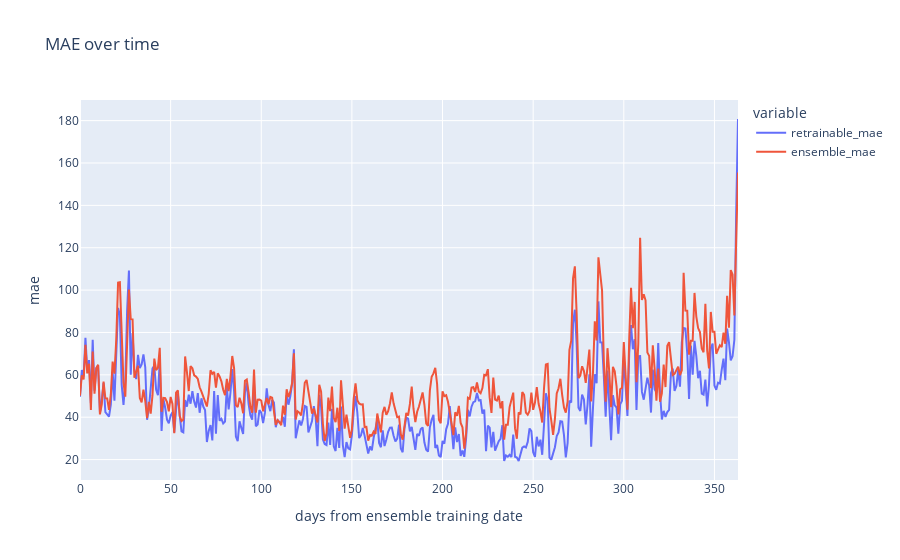

The notebook cell saved with this chart:
### Code cell
import plotly.express as px

px.line(maes_df, title='MAE over time', labels={'index':'days from ensemble training date', 'value':'mae'})

### Figure 1 — Plotly figure (JSON) as saved in the notebook; plotly's stock layout.template omitted (floating-point values rounded to 4 significant figures; data arrays with more than 128 entries replaced by an {"elided": "..."} marker saying what was removed)
{"data": [{"hovertemplate": "variable=retrainable_mae<br>days from ensemble training date=%{x}<br>mae=%{y}<extra></extra>", "legendgroup": "retrainable_mae", "line": {"color": "#636efa", "dash": "solid"}, "marker": {"symbol": "circle"}, "mode": "lines", "name": "retrainable_mae", "orientation": "v", "showlegend": true, "type": "scatter", "x": {"elided": "364 int values"}, "xaxis": "x", "y": {"elided": "364 float values"}, "yaxis": "y"}, {"hovertemplate": "variable=ensemble_mae<br>days from ensemble training date=%{x}<br>mae=%{y}<extra></extra>", "legendgroup": "ensemble_mae", "line": {"color": "#EF553B", "dash": "solid"}, "marker": {"symbol": "circle"}, "mode": "lines", "name": "ensemble_mae", "orientation": "v", "showlegend": true, "type": "scatter", "x": {"elided": "364 int values"}, "xaxis": "x", "y": {"elided": "364 float values"}, "yaxis": "y"}], "layout": {"legend": {"title": {"text": "variable"}, "tracegroupgap": 0}, "title": {"text": "MAE over time"}, "xaxis": {"anchor": "y", "domain": [0, 1], "title": {"text": "days from ensemble training date"}}, "yaxis": {"anchor": "x", "domain": [0, 1], "title": {"text": "mae"}}}}
